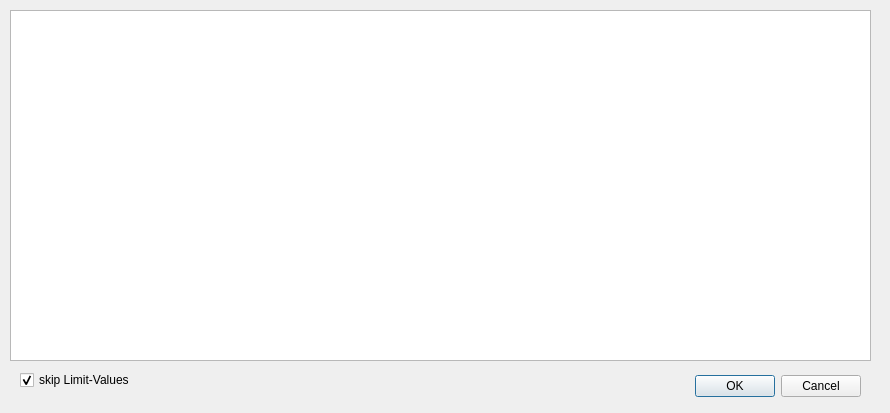
<?xml version="1.0" encoding="UTF-8"?>
<ui version="4.0">
 <class>Export_Test_KMV</class>
 <widget class="QDialog" name="Export_Test_KMV">
  <property name="geometry">
   <rect>
    <x>0</x>
    <y>0</y>
    <width>890</width>
    <height>413</height>
   </rect>
  </property>
  <property name="windowTitle">
   <string>Export Tests</string>
  </property>
  <widget class="QDialogButtonBox" name="buttonBox">
   <property name="geometry">
    <rect>
     <x>520</x>
     <y>370</y>
     <width>341</width>
     <height>32</height>
    </rect>
   </property>
   <property name="orientation">
    <enum>Qt::Horizontal</enum>
   </property>
   <property name="standardButtons">
    <set>QDialogButtonBox::Cancel|QDialogButtonBox::Ok</set>
   </property>
  </widget>
  <widget class="QTableView" name="tableView">
   <property name="geometry">
    <rect>
     <x>10</x>
     <y>10</y>
     <width>861</width>
     <height>351</height>
    </rect>
   </property>
   <property name="selectionMode">
    <enum>QAbstractItemView::MultiSelection</enum>
   </property>
   <property name="selectionBehavior">
    <enum>QAbstractItemView::SelectRows</enum>
   </property>
   <attribute name="horizontalHeaderShowSortIndicator" stdset="0">
    <bool>true</bool>
   </attribute>
   <attribute name="verticalHeaderShowSortIndicator" stdset="0">
    <bool>false</bool>
   </attribute>
   <attribute name="verticalHeaderStretchLastSection">
    <bool>false</bool>
   </attribute>
  </widget>
  <widget class="QCheckBox" name="checkBox">
   <property name="geometry">
    <rect>
     <x>20</x>
     <y>370</y>
     <width>131</width>
     <height>20</height>
    </rect>
   </property>
   <property name="text">
    <string>skip Limit-Values</string>
   </property>
   <property name="checked">
    <bool>true</bool>
   </property>
  </widget>
 </widget>
 <resources/>
 <connections>
  <connection>
   <sender>buttonBox</sender>
   <signal>accepted()</signal>
   <receiver>Export_Test_KMV</receiver>
   <slot>accept()</slot>
   <hints>
    <hint type="sourcelabel">
     <x>248</x>
     <y>254</y>
    </hint>
    <hint type="destinationlabel">
     <x>157</x>
     <y>274</y>
    </hint>
   </hints>
  </connection>
  <connection>
   <sender>buttonBox</sender>
   <signal>rejected()</signal>
   <receiver>Export_Test_KMV</receiver>
   <slot>reject()</slot>
   <hints>
    <hint type="sourcelabel">
     <x>316</x>
     <y>260</y>
    </hint>
    <hint type="destinationlabel">
     <x>286</x>
     <y>274</y>
    </hint>
   </hints>
  </connection>
 </connections>
</ui>
